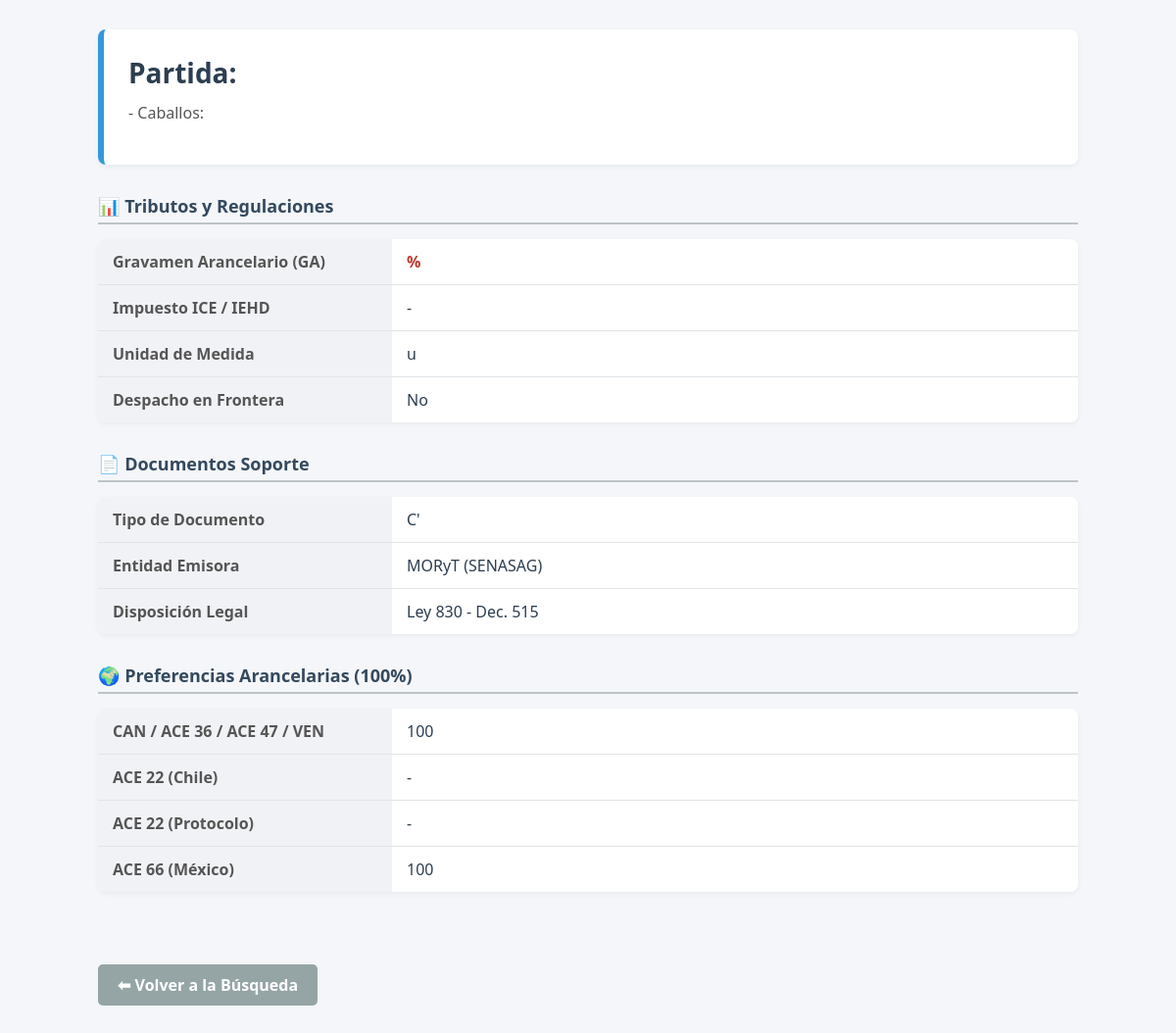
/detalle/3276/, run on the app's committed database.
### aranceles/models.py (models this page shows, shortened)
class Arancel(models.Model):
    codigo = models.CharField(max_length=20, unique=True)
    descripcion = models.TextField()
    gravamen = models.DecimalField(max_digits=5, decimal_places=2, null=True, blank=True)
    ice_iehd = models.CharField(max_length=50, null=True, blank=True)
    unidad_medida = models.CharField(max_length=10, null=True, blank=True)
    despacho_frontera = models.BooleanField(null=True, blank=True)
    tipo_doc = models.CharField(max_length=20, null=True, blank=True)
    entidad_emite = models.CharField(max_length=100, null=True, blank=True)
    disp_legal = models.CharField(max_length=100, null=True, blank=True)
    pref_can_ace = models.IntegerField(null=True, blank=True)
    pref_ace22_chi = models.IntegerField(null=True, blank=True)
    pref_ace22_prot = models.IntegerField(null=True, blank=True)
    pref_ace66_mexico = models.IntegerField(null=True, blank=True)
    nota_explicativa = models.TextField(
        null=True,
        blank=True,
        verbose_name="Nota Explicativa (OMA)",
        help_text="Texto oficial detallado de la Nota Explicativa para clasificar correctamente."
    )

### aranceles/views.py (the view)
# urls.py: path('detalle/<int:pk>/', views.detalle_arancel, name='detalle_arancel'),
def detalle_arancel(request, pk):
    arancel = get_object_or_404(Arancel, pk=pk)
    return render(request, 'aranceles/detalle.html', {'arancel': arancel})

### templates/aranceles/detalle.html (shortened to what this page needs)
{% load static %}
<!DOCTYPE html>
<html lang="es">
<head>
</head>
<body>
<div class="container">
    <div class="header-detalle">
        <h1>Partida: {{ arancel.codigo }}</h1>
        <p>{{ arancel.descripcion }}</p>
    </div>
    <div class="info-section">
        <div class="info-title">📊 Tributos y Regulaciones</div>
        <table class="info-table">
            <tr>
                <th>Gravamen Arancelario (GA)</th>
                <td style="color: #c0392b; font-weight: bold;">{{ arancel.gravamen|floatformat:0 }}%</td>
            </tr>
            <tr>
                <th>Impuesto ICE / IEHD</th>
                <td>{{ arancel.ice_iehd|default:"-" }}</td>
            </tr>
            <tr>
                <th>Unidad de Medida</th>
                <td>{{ arancel.unidad_medida|default:"-" }}</td>
            </tr>
            <tr>
                <th>Despacho en Frontera</th>
                <td>{% if arancel.despacho_frontera %}Sí{% else %}No{% endif %}</td>
            </tr>
        </table>
    </div>
    <div class="info-section">
        <div class="info-title">📄 Documentos Soporte</div>
        <table class="info-table">
            <tr>
                <th>Tipo de Documento</th>
                <td>{{ arancel.tipo_doc|default:"-" }}</td>
            </tr>
            <tr>
                <th>Entidad Emisora</th>
                <td>{{ arancel.entidad_emite|default:"-" }}</td>
            </tr>
            <tr>
                <th>Disposición Legal</th>
                <td>{{ arancel.disp_legal|default:"-" }}</td>
            </tr>
        </table>
    </div>
    <div class="info-section">
        <div class="info-title">🌍 Preferencias Arancelarias (100%)</div>
        <table class="info-table">
            <tr>
                <th>CAN / ACE 36 / ACE 47 / VEN</th>
                <td>{{ arancel.pref_can_ace|default:"-" }}</td>
            </tr>
            <tr>
                <th>ACE 22 (Chile)</th>
                <td>{{ arancel.pref_ace22_chi|default:"-" }}</td>
            </tr>
            <tr>
                <th>ACE 22 (Protocolo)</th>
                <td>{{ arancel.pref_ace22_prot|default:"-" }}</td>
            </tr>
            <tr>
                <th>ACE 66 (México)</th>
                <td>{{ arancel.pref_ace66_mexico|default:"-" }}</td>
            </tr>
        </table>
    </div>
    <br><br>
    <a href="{% url 'buscar_arancel' %}" class="btn-volver">⬅ Volver a la Búsqueda</a>
</div>
</body>
</html>

### templates/aranceles/detalle.html (style rules this page uses)
body { font-family: "Segoe UI", Roboto, Helvetica, Arial, sans-serif; background-color: #f4f6f9; color: #333; margin: 0; }
.container { width: 90%; max-width: 1000px; margin: 0 auto; padding-top: 30px; padding-bottom: 50px; }
.header-detalle { background-color: #fff; padding: 25px; border-radius: 8px; border-left: 6px solid #3498db; box-shadow: 0 2px 5px rgba(0,0,0,0.05); margin-bottom: 30px; }
.header-detalle h1 { margin: 0; color: #2c3e50; font-size: 28px; }
.header-detalle p { font-size: 16px; color: #555; margin-top: 10px; line-height: 1.5; }
.info-section { margin-bottom: 30px; }
.info-title { font-size: 18px; color: #34495e; border-bottom: 2px solid #bdc3c7; padding-bottom: 5px; margin-bottom: 15px; font-weight: bold; }
.info-table { width: 100%; border-collapse: collapse; background-color: #fff; box-shadow: 0 2px 5px rgba(0,0,0,0.05); border-radius: 8px; overflow: hidden; }
.info-table th { background-color: #f1f2f6; text-align: left; padding: 12px 15px; color: #555; width: 30%; border-bottom: 1px solid #e1e4e8; }
.info-table td { padding: 12px 15px; border-bottom: 1px solid #e1e4e8; color: #2c3e50; font-weight: 500; }
.info-table tr:last-child td, .info-table tr:last-child th { border-bottom: none; }
.btn-volver { display: inline-block; background-color: #95a5a6; color: white; padding: 10px 20px; text-decoration: none; border-radius: 5px; font-weight: bold; transition: background 0.3s; }

### data on the page
Arancel: descripcion "- Caballos:", ice_iehd "-", unidad_medida "u", tipo_doc "C'", entidad_emite "MORyT (SENASAG)", disp_legal "Ley 830 - Dec. 515", pref_can_ace "100", pref_ace22_chi "-", pref_ace22_prot "-", pref_ace66_mexico "100"
